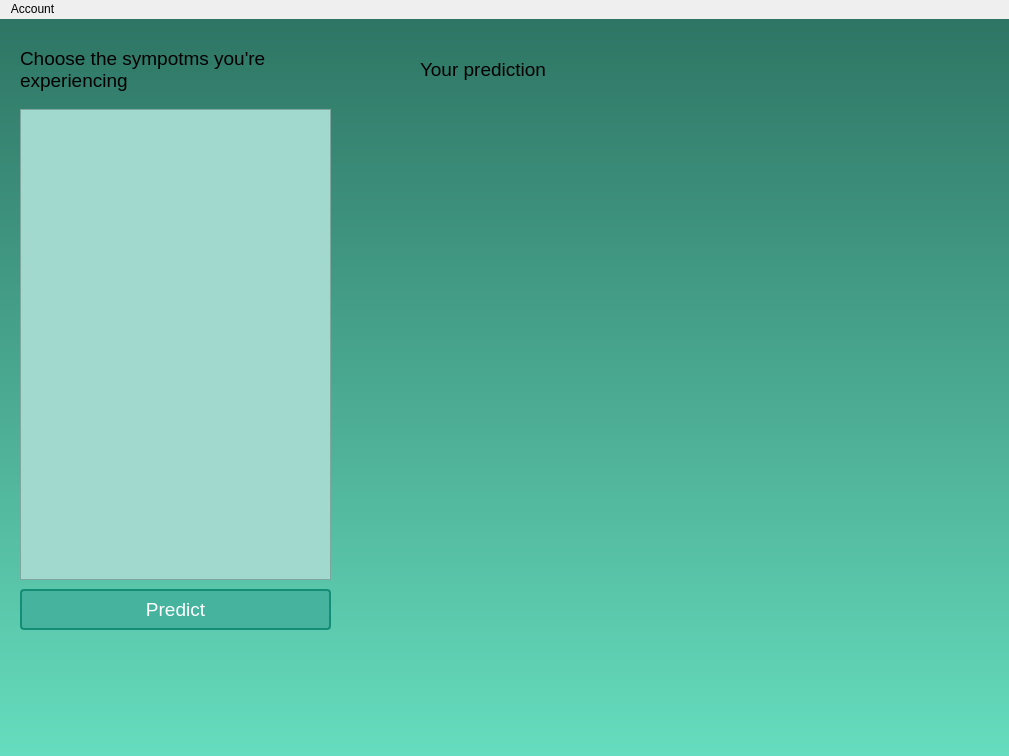
<?xml version="1.0" encoding="UTF-8"?>
<ui version="4.0">
 <class>MainWindow</class>
 <widget class="QMainWindow" name="MainWindow">
  <property name="geometry">
   <rect>
    <x>0</x>
    <y>0</y>
    <width>1009</width>
    <height>756</height>
   </rect>
  </property>
  <property name="windowTitle">
   <string>MainWindow</string>
  </property>
  <property name="styleSheet">
   <string notr="true"/>
  </property>
  <widget class="QWidget" name="centralwidget">
   <property name="styleSheet">
    <string notr="true">background-color: qlineargradient(spread:pad, x1:0, y1:0, x2:0, y2:1, stop:0 rgba(46, 117, 100, 255), stop:1 rgba(102, 221, 190, 255))</string>
   </property>
   <widget class="QLabel" name="label">
    <property name="geometry">
     <rect>
      <x>20</x>
      <y>20</y>
      <width>311</width>
      <height>61</height>
     </rect>
    </property>
    <property name="styleSheet">
     <string notr="true">QLabel {
    font-size: 14pt; /* Font size */
	font-family: &quot;Century Gothic&quot;;
    background-color: none;
}
</string>
    </property>
    <property name="text">
     <string>Choose the sympotms you're experiencing</string>
    </property>
    <property name="wordWrap">
     <bool>true</bool>
    </property>
   </widget>
   <widget class="QScrollArea" name="scrollArea">
    <property name="geometry">
     <rect>
      <x>20</x>
      <y>90</y>
      <width>311</width>
      <height>471</height>
     </rect>
    </property>
    <property name="styleSheet">
     <string notr="true">QScrollArea {
    font-size: 11pt;
	font-family: &quot;Century Gothic&quot;;
	background-color: #A2D9CE;
}
</string>
    </property>
    <property name="widgetResizable">
     <bool>true</bool>
    </property>
    <widget class="QWidget" name="scrollAreaWidgetContents">
     <property name="geometry">
      <rect>
       <x>0</x>
       <y>0</y>
       <width>309</width>
       <height>469</height>
      </rect>
     </property>
     <property name="styleSheet">
      <string notr="true">background-color: #A2D9CE;</string>
     </property>
    </widget>
   </widget>
   <widget class="QPushButton" name="pushButton">
    <property name="geometry">
     <rect>
      <x>20</x>
      <y>570</y>
      <width>311</width>
      <height>41</height>
     </rect>
    </property>
    <property name="styleSheet">
     <string notr="true">QPushButton {
    background-color: #45B39D; /* Green background color */
    border: 2px solid #138D75; /* Border color */
    color: #ffffff; /* Text color */
    padding: 8px 16px; /* Padding */
    border-radius: 4px; /* Border radius */
    font-family: &quot;Century Gothic&quot;;
    font-size: 14pt; /* Font size */
}

QPushButton:hover {
    background-color: #73C6B6; 
}

QPushButton:pressed {
    background-color: #16A085; /* Clicked background color */
}
</string>
    </property>
    <property name="text">
     <string>Predict</string>
    </property>
   </widget>
   <widget class="QTextBrowser" name="textBrowser">
    <property name="geometry">
     <rect>
      <x>420</x>
      <y>90</y>
      <width>521</width>
      <height>471</height>
     </rect>
    </property>
    <property name="styleSheet">
     <string notr="true">background-color: transparent;
font: 14pt &quot;Century Gothic&quot;;</string>
    </property>
   </widget>
   <widget class="QLabel" name="label_2">
    <property name="geometry">
     <rect>
      <x>420</x>
      <y>20</y>
      <width>311</width>
      <height>61</height>
     </rect>
    </property>
    <property name="styleSheet">
     <string notr="true">QLabel {
    font-size: 14pt; /* Font size */
	font-family: &quot;Century Gothic&quot;;
	background-color: none;
}
</string>
    </property>
    <property name="text">
     <string>Your prediction</string>
    </property>
    <property name="wordWrap">
     <bool>true</bool>
    </property>
   </widget>
  </widget>
  <widget class="QMenuBar" name="menubar">
   <property name="geometry">
    <rect>
     <x>0</x>
     <y>0</y>
     <width>1009</width>
     <height>22</height>
    </rect>
   </property>
   <property name="styleSheet">
    <string notr="true">background-color: transparent</string>
   </property>
   <widget class="QMenu" name="menuAccount">
    <property name="title">
     <string>Account</string>
    </property>
   </widget>
   <addaction name="menuAccount"/>
  </widget>
 </widget>
 <resources/>
 <connections/>
</ui>
